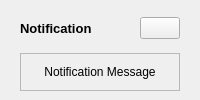
        <widget class="QWidget" name="popupNotificationContainer" native="true">
         <layout class="QVBoxLayout" name="verticalLayout_19">
          <property name="topMargin">
           <number>0</number>
          </property>
          <property name="bottomMargin">
           <number>0</number>
          </property>
          <item>
           <widget class="QWidget" name="popupNotificationSubContainer" native="true">
            <layout class="QVBoxLayout" name="verticalLayout_20">
             <item>
              <widget class="QWidget" name="popupNotificationHeaderContainer" native="true">
               <layout class="QHBoxLayout" name="horizontalLayout_4">
                <property name="spacing">
                 <number>0</number>
                </property>
                <property name="leftMargin">
                 <number>0</number>
                </property>
                <property name="topMargin">
                 <number>0</number>
                </property>
                <property name="rightMargin">
                 <number>0</number>
                </property>
                <property name="bottomMargin">
                 <number>0</number>
                </property>
                <item alignment="Qt::AlignLeft">
                 <widget class="QLabel" name="label_14">
                  <property name="font">
                   <font>
                    <pointsize>10</pointsize>
                    <weight>75</weight>
                    <bold>true</bold>
                   </font>
                  </property>
                  <property name="text">
                   <string>Notification</string>
                  </property>
                 </widget>
                </item>
                <item alignment="Qt::AlignRight">
                 <widget class="QPushButton" name="notificationCloseBtn_UiBtnType">
                  <property name="toolTip">
                   <string>Close notification</string>
                  </property>
                  <property name="text">
                   <string/>
                  </property>
                  <property name="icon">
                   <iconset resource="../Modern_UI_Start/resources.qrc">
                    <normaloff>:/whiteicons/icons/light/x-circle.svg</normaloff>:/whiteicons/icons/light/x-circle.svg</iconset>
                  </property>
                  <property name="iconSize">
                   <size>
                    <width>24</width>
                    <height>24</height>
                   </size>
                  </property>
                  <property name="checkable">
                   <bool>false</bool>
                  </property>
                 </widget>
                </item>
               </layout>
              </widget>
             </item>
             <item>
              <widget class="QFrame" name="frame_9">
               <property name="frameShape">
                <enum>QFrame::StyledPanel</enum>
               </property>
               <property name="frameShadow">
                <enum>QFrame::Raised</enum>
               </property>
               <layout class="QHBoxLayout" name="horizontalLayout_10">
                <property name="topMargin">
                 <number>0</number>
                </property>
                <property name="bottomMargin">
                 <number>0</number>
                </property>
                <item>
                 <widget class="QLabel" name="popupNotificationText">
                  <property name="sizePolicy">
                   <sizepolicy hsizetype="Expanding" vsizetype="Preferred">
                    <horstretch>0</horstretch>
                    <verstretch>0</verstretch>
                   </sizepolicy>
                  </property>
                  <property name="text">
                   <string>Notification Message</string>
                  </property>
                  <property name="alignment">
                   <set>Qt::AlignCenter</set>
                  </property>
                 </widget>
                </item>
               </layout>
              </widget>
             </item>
            </layout>
           </widget>
          </item>
         </layout>
        </widget>
